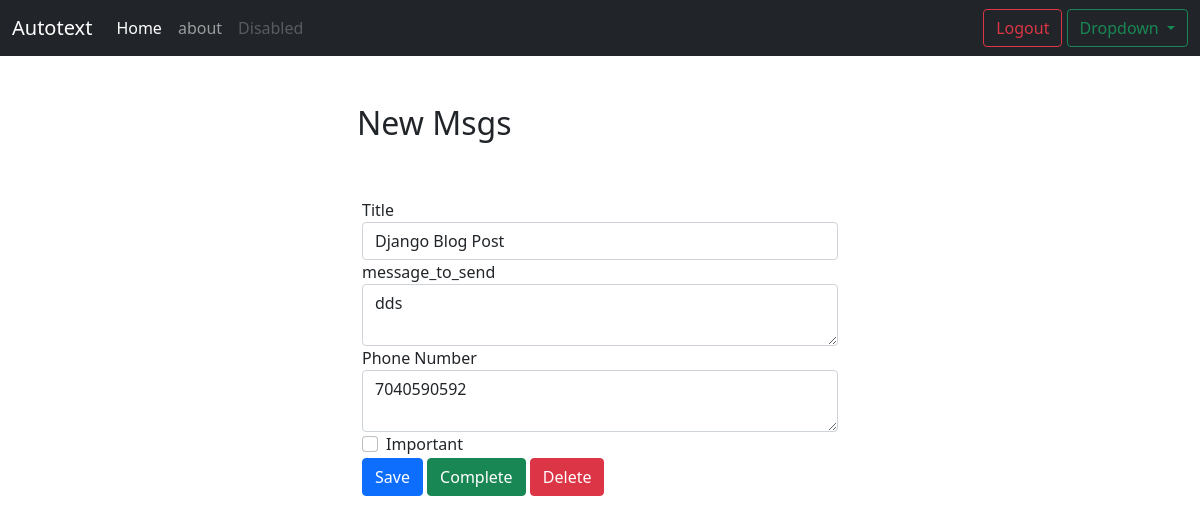
/msg/5 (signed in), run on the app's committed database.
### reminders/models.py (models this page shows, shortened)
class Automate_text(models.Model):
    title = models.CharField(max_length=100)
    message = models.TextField(blank=True)
    number = models.IntegerField(blank=False)
    created = models.DateTimeField(auto_now_add=True)
    datecompleted = models.DateTimeField(null=True, blank=True)
    important = models.BooleanField(default=False)
    user = models.ForeignKey(User, on_delete=models.CASCADE)

### reminders/views.py (the view, shortened to what this page needs)
# urls.py: path('msg/<int:msg_pk>', views.viewmsgs, name='viewmsgs'),
@login_required
def viewmsgs(request, msg_pk):
    msg = get_object_or_404(Automate_text, pk=msg_pk, user=request.user)
    if request.method == 'GET':
        form = TimetableForm(instance=msg)
        return render(request, 'reminders/view_msgs.html', {'msg':msg, 'form':form})

### reminders/forms.py
class TimetableForm(ModelForm):
    class Meta:
        model = Automate_text
        fields = ['title', 'message', 'number',  'important']

### reminders/templates/reminders/view_msgs.html (shortened to what this page needs)
{% extends "reminders/base_two.html" %}
{% block content %}
<div class="row justify-content-center mt-5">
    <div class="col-md-5">
        <h2>New Msgs</h2>
    </div>
    <div class="row justify-content-center mt-5">
        <div class="col-md-5">
            <form method="POST">
                <div class="form-group">
                    <label for="title">Title</label>
                    <input type="text" name="title" class="form-control" id="title" value="{{ msg.title }}" required>
                </div>
                <div class="form-group">
                    <label for="message">message_to_send</label>
                    <textarea name="message" rows="2" class="form-control" id="message" >{{ msg.message }}</textarea>
                </div>
                <div class="form-group">
                    <label for="number">Phone Number</label>
                    <textarea name="number" rows="2" class="form-control" id="number" >{{ msg.number }}</textarea>
                </div>
                <div class="form-group form-check">
                    <input type="checkbox" name="important" class="form-check-input" id="important" {% if msg.important %}checked{% endif %}>
                    <label class="form-check-label" for="important">Important</label>
                </div>
                <button type="submit" class="btn btn-primary">Save</button>
                <button type="button" class="btn btn-success" onclick="$('#complete').click()">Complete</button>
                <button type="button" class="btn btn-danger" onclick="$('#delete').click()">Delete</button>
            </form>
        </div>
    </div>
</div>
{% endblock %}

### data on the page
Automate_text: title "Django Blog Post", message "dds", number "7040590592"
